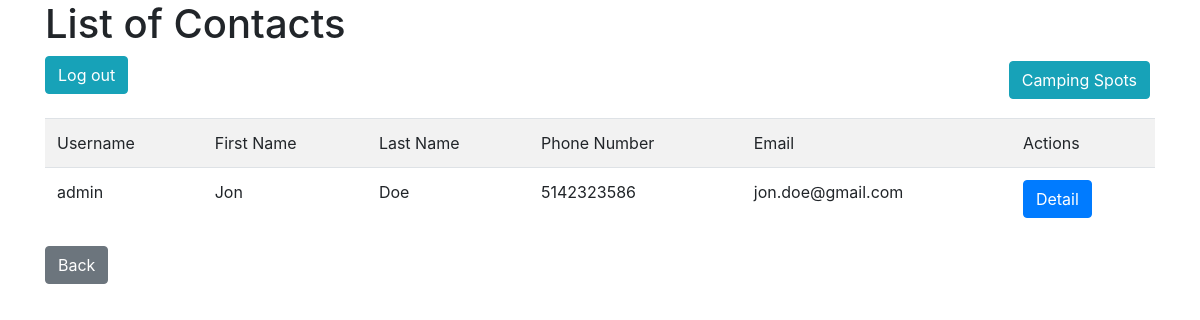
Before: /contact/index with the older database file.
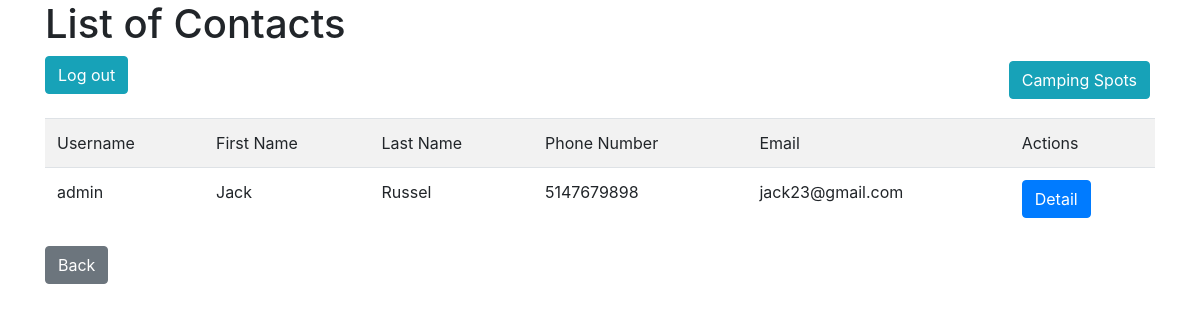
After: the same page with the newer database file.
### tables this page shows
CREATE TABLE `contact` (
  `contact_id` int(11) NOT NULL,
  `user_id` int(11) NOT NULL,
  `address_id` int(11) NOT NULL,
  `first_name` varchar(50) NOT NULL,
  `last_name` varchar(50) NOT NULL,
  `phone_number` varchar(50) NOT NULL,
  `email` varchar(200) NOT NULL
);

CREATE TABLE `user` (
  `user_id` int(11) NOT NULL,
  `username` varchar(50) NOT NULL,
  `password_hash` varchar(72) NOT NULL,
  `role` enum('user','employee') NOT NULL DEFAULT 'user'
);

### app/controllers/ContactController.php (called while the page is built, shortened)
<?php
	class ContactController extends Controller{
		public function index(){
			$contacts = $this->model('Contact')->get();
			$this->view('contact/index', ['contacts'=>$contacts]);
		}
	}
?>

### app/core/App.php (called while the page is built, shortened)
<?php
class App{
	var $method = 'index';
	public function __construct(){
		$url = $this->parseURL();
		if(isset($url[0]) && file_exists('app/controllers/'. $url[0]. 'Controller.php')) {
			unset($url[0]);
		}
		$this->controller = new $this->controller();
		if(isset($url[1]) && method_exists($this->controller, $url[1])){
			$this->method = $url[1];
			unset($url[1]);
		}
		$this->params = $url ? array_values($url) : [];
		call_user_func_array([$this->controller, $this->method], $this->params);
	}
	private function parseURL(){
		if(isset($_GET['url'])) {
			return explode('/', filter_var(rtrim($_GET['url'],'/'), FILTER_SANITIZE_URL));
		}
	}
}
?>

### index.php (called while the page is built, shortened)
<?php
	new App();
?>

### app/models/Contact.php (called while the page is built, shortened)
<?php
	class Contact extends model{
		public function get(){
			$SQL = 'SELECT * FROM Contact JOIN user ON Contact.user_id = user.user_id';
			$stmt = self::$_connection->prepare($SQL);
			$stmt->execute();
			$stmt->setFetchMode(PDO::FETCH_CLASS, 'Contact');
			return $stmt->fetchAll();
		}
	}
?>

### app/core/Model.php (called while the page is built, shortened)
<?php
	class Model{
		public function __construct(){
			$host = 'localhost';
			$dbname = 'camping';
			$user = 'camping_user';
			$password = 'tjAOLl7NQlvOtES9';
		}
	}
?>

### app/views/contact/index.php (the view, shortened to what this page needs)
<!DOCTYPE html>
<!doctype html>
<html lang="en">
  <head>
    <link rel="stylesheet" href="https://stackpath.bootstrapcdn.com/bootstrap/4.4.1/css/bootstrap.min.css">
  </head>
  <body>
    <div class='container'>
    <h1>List of Contacts</h1>
      <a href="/Camping/login/logout" class="btn btn-info">Log out</a>
      <a href="/Camping/home/index" class="btn btn-info" style="float: right; margin: 5px;">Camping Spots</a>
      <table class="table table-striped">
        <tr><td>Username</td><td>First Name</td><td>Last Name</td><td>Phone Number</td><td>Email</td><td>Actions</td></tr>
         <?php
          foreach($data['contacts'] as $item){
            echo "<tr><td>$item->username</td><td>$item->first_name</td><td>$item->last_name</td><td>$item->phone_number</td><td>$item->email</td><td>
            <a href = '/Camping/contact/contact_info/$item->user_id' class='btn btn-primary'>Detail</a>
            </td></tr>";
          }
        ?>
  </table>
    <a href="/Camping/profile/index" class="btn btn-secondary">Back</a>
    </div>
  </body>
</html>

Changed rows visible on the page:
changed contact "admin": first_name "Jon" → "Jack"; last_name "Doe" → "Russel"; phone_number "5142323586" → "5147679898"; email "jon.doe@gmail.com" → "jack23@gmail.com"
